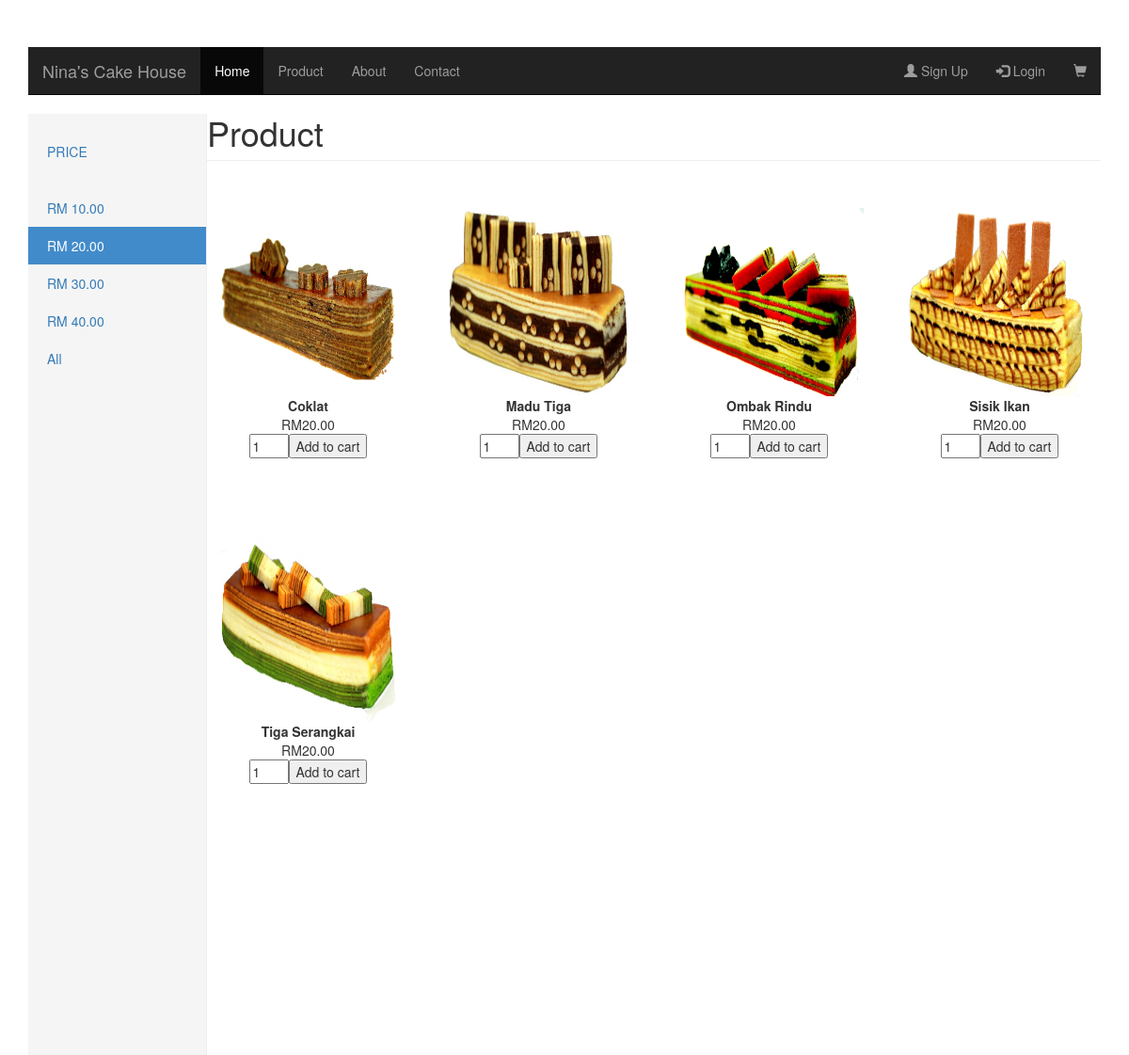
Screenshot of /Product2.php with the database file from the repository.
### tables this page shows
CREATE TABLE IF NOT EXISTS `tblproduct` (
  `id` int(8) NOT NULL,
  `name` varchar(255) NOT NULL,
  `code` varchar(255) NOT NULL,
  `image` text NOT NULL,
  `price` double(10,2) NOT NULL,
  `quantity` int(255) NOT NULL
);

### dbcontroller.php (called while the page is built, shortened)
<?php
class DBController {
	function runQuery($query) {
		$result = mysql_query($query);
		while($row=mysql_fetch_assoc($result)) {
			$resultset[] = $row;
		}
		if(!empty($resultset))
			return $resultset;
	}
}
?>

### Product2.php (the view, shortened to what this page needs)
<?php
				require_once("dbcontroller.php");
				$db_handle = new DBController();
?>
<!DOCTYPE html>
<html lang="en">
  <head>
    <link href="css/bootstrap.min.css" rel="stylesheet">
    <link href="css/ie10-viewport-bug-workaround.css" rel="stylesheet">
    <link href="dashboard.css" rel="stylesheet">
  </head>
  <body>
    <div class="container">
<nav class="navbar navbar-inverse navbar-static-top">
  <div class="container-fluid">
    <div class="navbar-header">
      <a class="navbar-brand" href="#">Nina's Cake House</a>
    </div>
    <div class="collapse navbar-collapse" id="myNavbar">
      <ul class="nav navbar-nav">
        <li class="active"><a href="#">Home</a></li>
        <li><a href="#">Product</a></li>
        <li><a href="#">About</a></li>
        <li><a href="#">Contact</a></li>
      </ul>
      <ul class="nav navbar-nav navbar-right">
        <li><a href="#"><span class="glyphicon glyphicon-user"></span> Sign Up</a></li>
        <li><a href="#" onClick="document.getElementById('login_form').style.display='block'" id="Login_Link"><span class="glyphicon glyphicon-log-in"></span> Login</a></li>
        <li><a href="cart.php"><span class="glyphicon glyphicon-shopping-cart"></span></a></li>
	  </ul>
    </div>
  </div>
</nav>
    <div class="container-fluid">
      <div class="row">
        <div class="col-sm-3 col-md-2 sidebar">
          <ul class="nav nav-sidebar">
            <li><a href="#">PRICE</a></li>
          </ul>
          <ul class="nav nav-sidebar">
            <li><a href="Product1.php">RM 10.00</a></li>
            <li class="active"><a href="Product2.php">RM 20.00</a></li>
            <li><a href="Product3.php">RM 30.00</a></li>
            <li><a href="Product4.php">RM 40.00</a></li>
			<li><a href="index.php">All</a></li>
          </ul>
        </div>
        <div class="col-sm-9 col-md-10 main">
          <h1 class="page-header">Product</h1>
          <div class="row placeholders">
		  <?php
	$product_array = $db_handle->runQuery("SELECT * FROM `tblproduct` WHERE Price=20.0");
	if (!empty($product_array)) {
		foreach($product_array as $key=>$value){
	?>
            <div class="col-xs-3 col-sm-3 placeholder">
			<form method="post" action="cart.php?action=add&code=<?php echo $product_array[$key]["code"]; ?>">
			<div class="product-image"><img src="<?php echo $product_array[$key]["image"]; ?>"></div>
			<div><strong><?php echo $product_array[$key]["name"]; ?></strong></div>
			<div class="product-price"><?php echo "RM".$product_array[$key]["price"]; ?></div>
			<div><input type="text" name="quantity" value="1" size="2" /><input type="submit" value="Add to cart" class="btnAddAction" /></div>
			</form>
		</div>
	<?php
			}
	}
	?>
</div>
          </div>
        </div>
      </div>
    </div>
  </body>
</html>

### dashboard.css (style rules this page uses)
body { padding-top: 50px; }
.sidebar { display: none; }
@media (min-width: 768px) { .sidebar { height:1000px; display: inline-block; padding: 20px; overflow-x: hidden; overflow-y: auto; background-color: #f5f5f5; border-right: 1px solid #eee; } }
.nav-sidebar { margin-right: -21px; margin-bottom: 20px; margin-left: -20px; }
.nav-sidebar > li > a { padding-right: 20px; padding-left: 20px; }
.nav-sidebar > .active > a, .nav-sidebar > .active > a:hover, .nav-sidebar > .active > a:focus { color: #fff; background-color: #428bca; }
.main { padding: 0px; }
@media (min-width: 768px) { .main { padding-right: 0px; padding-left: 0px; } }
.main .page-header { margin-top: 0px; }
.placeholders { margin-top: 50px; margin-bottom: 30px; text-align: center; }
.placeholder { margin-bottom: 80px; }
.placeholder img { display: inline; color: white; width: 200px; height: 200px; }

### rows the page displays
tblproduct: image (picture), name "Coklat", price "20.00"
tblproduct: image (picture), name "Madu Tiga", price "20.00"
tblproduct: image (picture), name "Ombak Rindu", price "20.00"
tblproduct: image (picture), name "Sisik Ikan", price "20.00"
tblproduct: image (picture), name "Tiga Serangkai", price "20.00"
